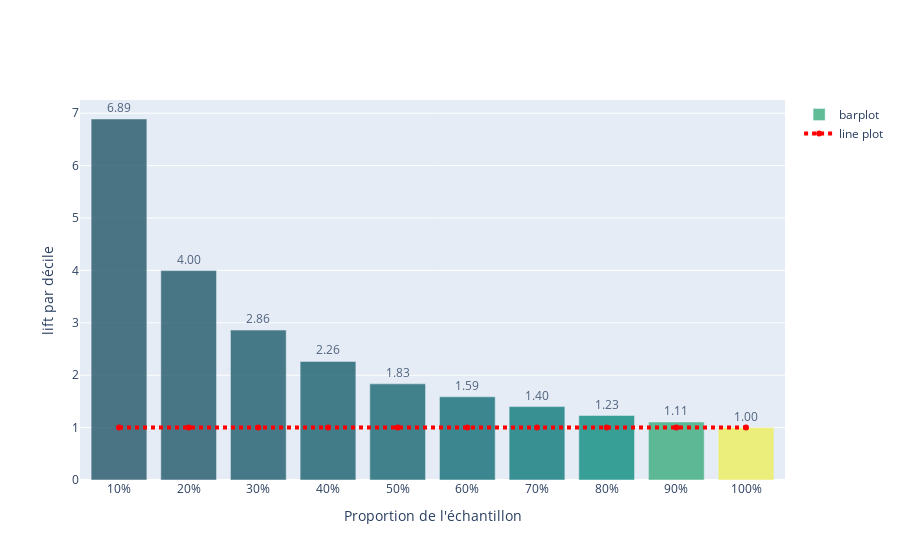

The notebook cell this image was saved under:
### Code cell
## Tracer de la courbe de Lift

courbe_Lifts_cum(lift, dec)

### Figure 1 — Plotly figure (JSON) as saved in the notebook; plotly's stock layout.template omitted (floating-point values rounded to 4 significant figures)
{"data": [{"marker": {"color": [1, 1.107, 1.23, 1.4, 1.588, 1.835, 2.264, 2.861, 3.996, 6.89], "colorscale": [[0, "rgb(36, 86, 104)"], [0.1667, "rgb(15, 114, 121)"], [0.3333, "rgb(13, 143, 129)"], [0.5, "rgb(57, 171, 126)"], [0.6667, "rgb(110, 197, 116)"], [0.8333, "rgb(169, 220, 103)"], [1, "rgb(237, 239, 93)"]]}, "name": "barplot", "opacity": 0.8, "text": ["6.89", "4.00", "2.86", "2.26", "1.83", "1.59", "1.40", "1.23", "1.11", "1.00"], "textposition": "outside", "type": "bar", "x": ["0.1", "0.2", "0.3", "0.4", "0.5", "0.6", "0.7", "0.8", "0.9", "1.0"], "y": [6.89, 3.996, 2.861, 2.264, 1.835, 1.588, 1.4, 1.23, 1.107, 1]}, {"line": {"color": "red", "dash": "dot", "width": 4}, "name": "line plot", "type": "scatter", "x": ["0.1", "0.2", "0.3", "0.4", "0.5", "0.6", "0.7", "0.8", "0.9", "1.0"], "y": [1, 1, 1, 1, 1, 1, 1, 1, 1, 1, 1]}], "layout": {"xaxis": {"ticktext": ["10%", "20%", "30%", "40%", "50%", "60%", "70%", "80%", "90%", "100%"], "tickvals": [0, 1, 2, 3, 4, 5, 6, 7, 8, 9], "title": {"text": "Proportion de l'échantillon"}}, "yaxis": {"title": {"text": "lift par décile"}}}}
